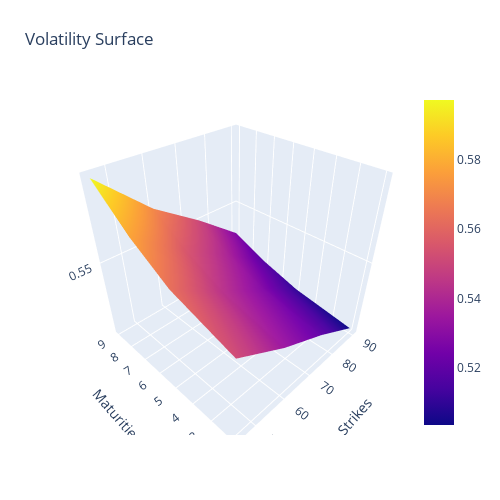

The code cell stored with this chart in its notebook:
### Code cell
## VOLATILITY SURFACE

# the function go.Figure does not show anything if we run it on Jupyter Lab. However, everything is fine if we use Visual Studio Code

x = k[::-1]
y = tau[::-1] 
fig = plt.figure()
fig = go.Figure(data=[go.Surface(z=IV, x=x, y=y)])
fig.update_layout(title='Volatility Surface',scene = dict(
                    xaxis_title='Strikes',
                    yaxis_title='Maturities',
                    zaxis_title='Volatilities'), autosize=False,
                  width=500, height=500,
                  margin=dict(l=65, r=50, b=65, t=90))
fig.update_scenes(xaxis_autorange="reversed",yaxis_autorange="reversed")             
fig.show()

### Figure 1 — Plotly figure (JSON) as saved in the notebook; plotly's stock layout.template omitted (floating-point values rounded to 4 significant figures)
{"data": [{"type": "surface", "x": [90.46, 75.38, 60.31, 45.23], "y": [9, 7, 5, 2], "z": [[0.528, 0.5502, 0.5699, 0.5972], [0.5176, 0.5374, 0.5547, 0.5777], [0.5098, 0.5278, 0.5433, 0.5631], [0.5036, 0.5202, 0.5342, 0.5518]]}], "layout": {"autosize": false, "height": 500, "margin": {"b": 65, "l": 65, "r": 50, "t": 90}, "scene": {"xaxis": {"autorange": "reversed", "title": {"text": "Strikes"}}, "yaxis": {"autorange": "reversed", "title": {"text": "Maturities"}}, "zaxis": {"title": {"text": "Volatilities"}}}, "title": {"text": "Volatility Surface"}, "width": 500}}
